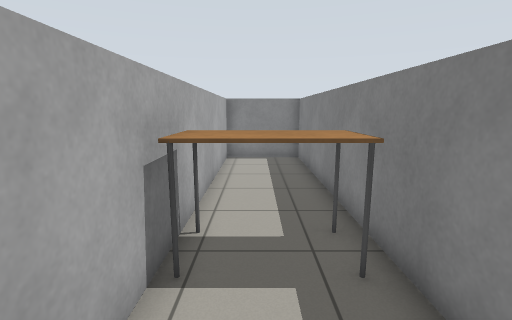
[1] (above)

16 first-person views from a walk through a world built for the Gazebo simulator. The camera is 1.2 m above the floor, tilts 10° down and sees 85° across. The floor is counted in squares, 0.5 m on a side. Each view is taken from the middle of a square. On the plan, view 1 faces up. The plan holds only what a view shows up to about 18 squares ahead; the rest is blank.

[2]
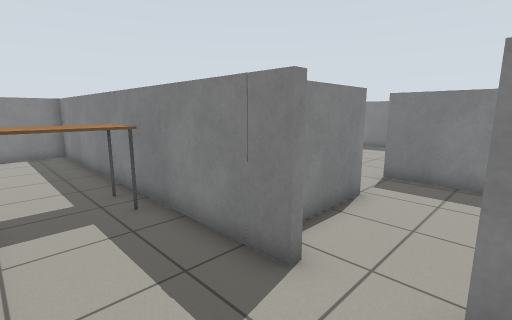

[3]
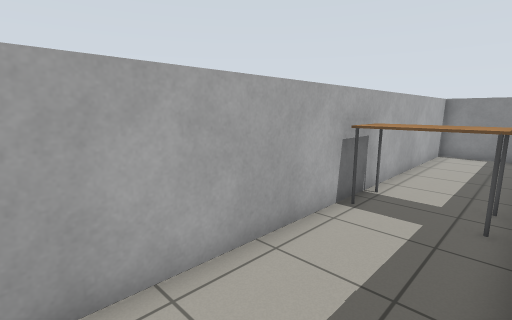

[4]
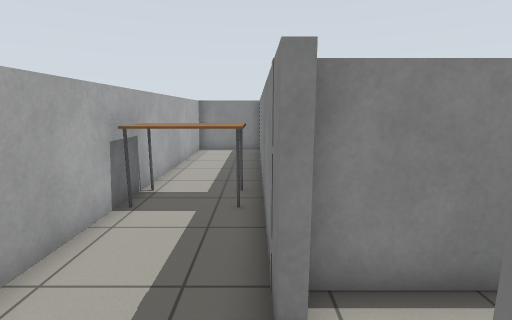

[5]
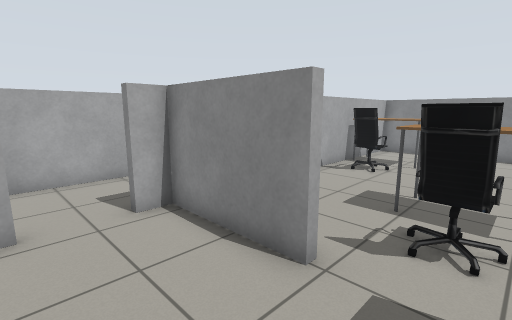

[6]
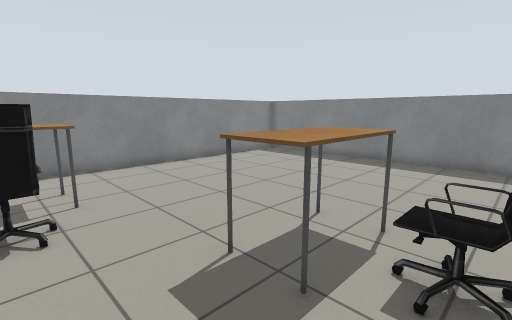

[7]
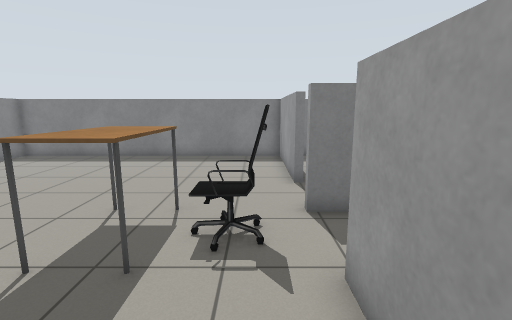

[8]
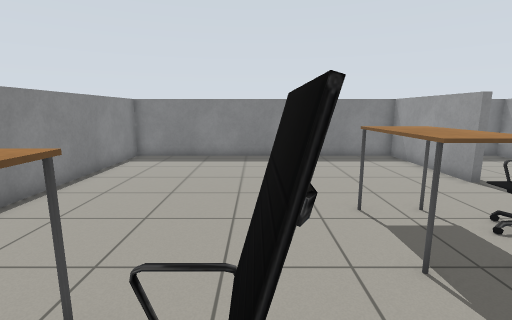

[9]
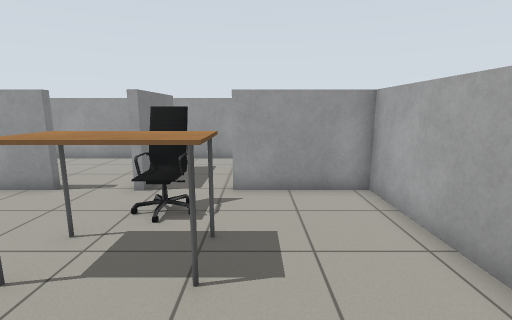

[10]
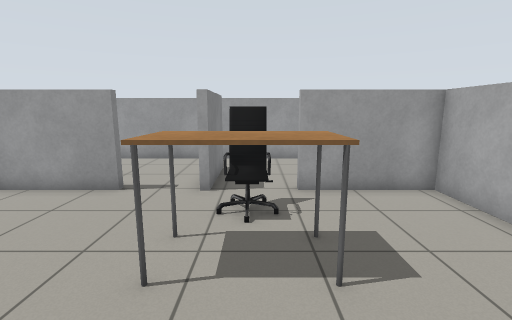

[11]
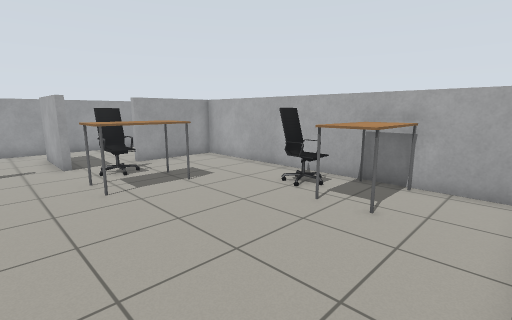

[12]
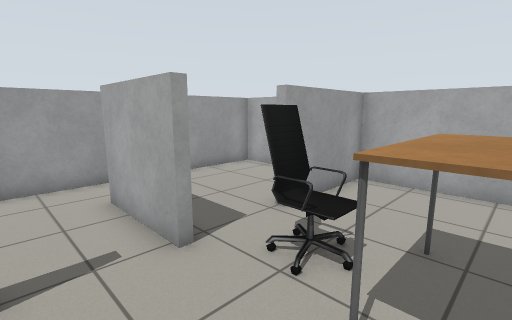

[13]
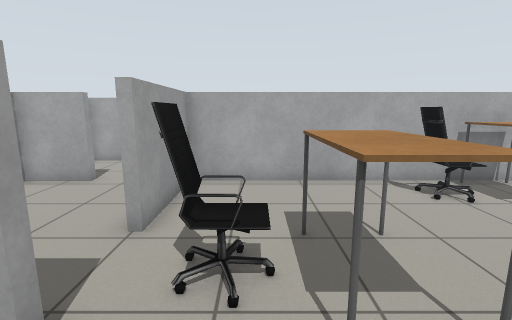

[14]
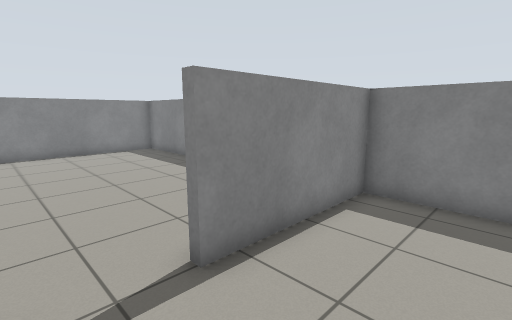

[15]
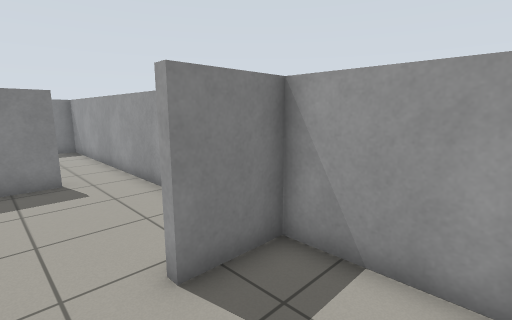

[16]
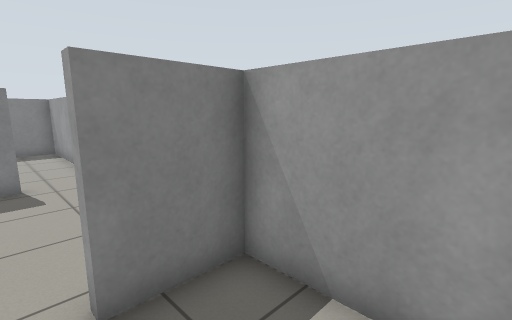

### Floor plan
Ten units are one square. View 1 is at (0, 0); x grows to the right and y downward. Boxes are objects, and circles mark ways between rooms. Rooms are numbered by the first view taken in them; rooms with no view inside come last. Other rooms are left out.
<svg viewBox="-20 -149 204 204">
<path fill="none" stroke="#000" d="M35 -4 25 -4M25 5 23 5 23 -144 -15 -144 -15 50M-11 50 23 50 23 26M97 -9 97 27M121 -7 179 -7 179 -144 25 -144 25 -7 68 -7M68 -4 35 -4M94 27 94 -9M25 26 25 50 179 50 179 -4 121 -4"/>
<rect x="-15" y="-55" width="30" height="20" fill="#bbb"><title>table</title></rect>
<rect x="25" y="-115" width="30" height="20" fill="#bbb"><title>table</title></rect>
<rect x="35" y="-95" width="10" height="20" fill="#bbb"><title>office chair</title></rect>
<rect x="65" y="-55" width="30" height="20" fill="#bbb"><title>table</title></rect>
<rect x="75" y="-35" width="10" height="20" fill="#bbb"><title>office chair</title></rect>
<circle cx="30" cy="15" r="3" fill="#2a7"/>
<text x="0" y="-40">1</text>
<text x="100" y="-50">2</text>
</svg>
Room 1 opens to room 2.

Where each view was taken, in squares from view 1:
view 1: 0 up, 0 right, facing up
view 2: 3 down, 1 left, facing up-right
view 3: 3 down, 2 right, facing up-left
view 4: 3 down, 2 right, facing up
view 5: 3 down, 9 right, facing up-left
view 6: 2 up, 4 right, facing up-right
view 7: 2 up, 3 right, facing right
view 8: 8 up, 3 right, facing right
view 9: 9 up, 6 right, facing down
view 10: 9 up, 8 right, facing down
view 11: 14 up, 12 right, facing down-left
view 12: 5 up, 12 right, facing down-left
view 13: 3 up, 12 right, facing left
view 14: 3 down, 10 right, facing up-right
view 15: 1 down, 1 left, facing down-right
view 16: 2 down, 1 left, facing down-right
